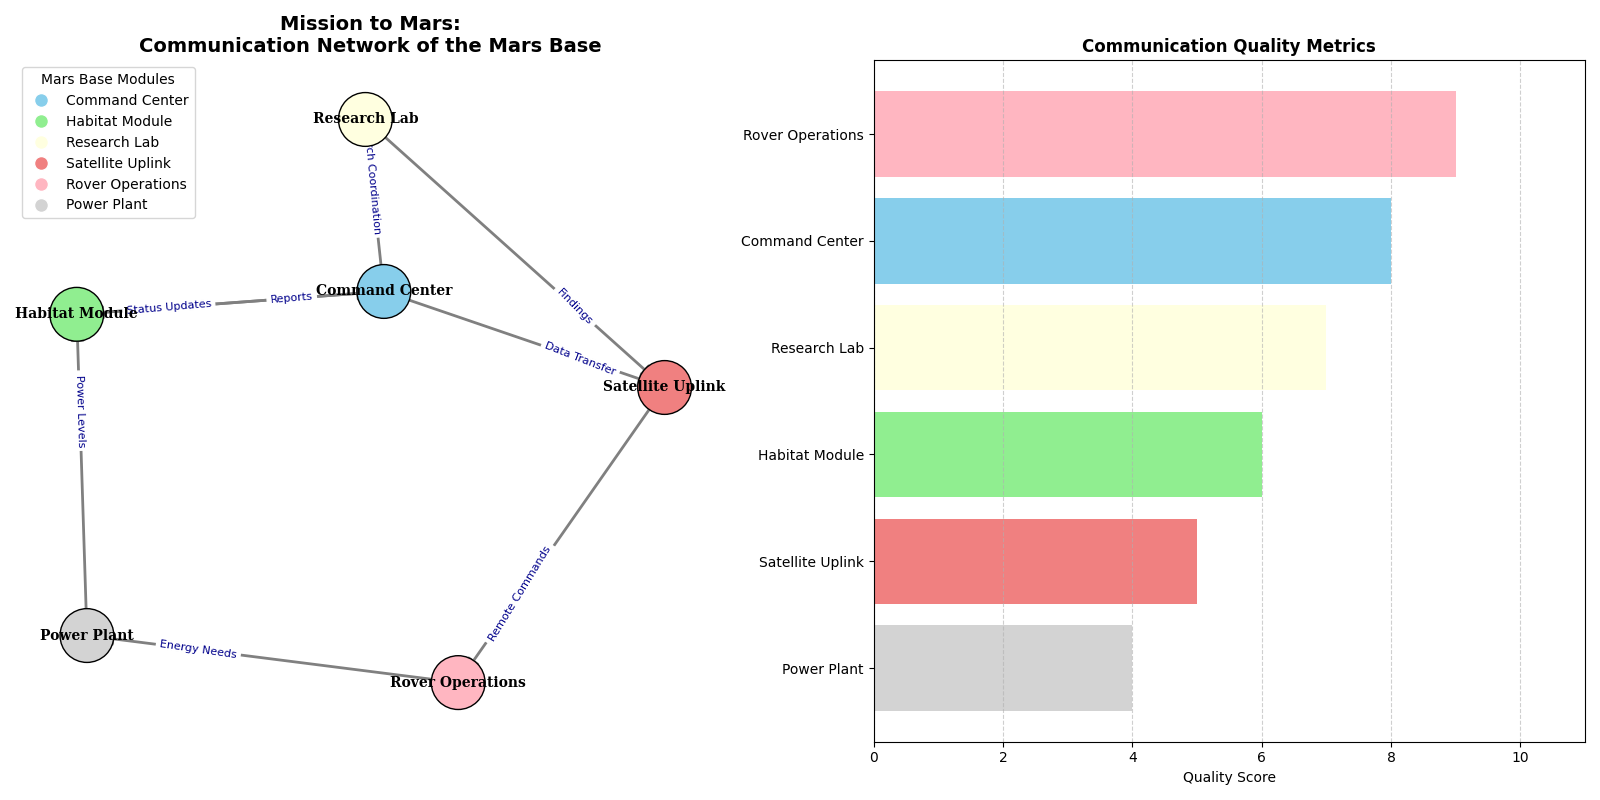

Here is the Python script that generated this plot:
import matplotlib.pyplot as plt
import networkx as nx
import numpy as np

# Define modules (nodes)
modules = [
    "Command Center", "Habitat Module", "Research Lab", 
    "Satellite Uplink", "Rover Operations", "Power Plant"
]

# Define the communication channels (directed edges)
communication_links = [
    ("Command Center", "Habitat Module"),
    ("Command Center", "Research Lab"),
    ("Command Center", "Satellite Uplink"),
    ("Habitat Module", "Command Center"),
    ("Research Lab", "Satellite Uplink"),
    ("Satellite Uplink", "Rover Operations"),
    ("Rover Operations", "Power Plant"),
    ("Power Plant", "Habitat Module")
]

# Create a directed graph
G = nx.DiGraph()
G.add_nodes_from(modules)
G.add_edges_from(communication_links)

# Position nodes using a spring layout
pos = nx.spring_layout(G, seed=42)

# Node colors based on module type
module_colors = {
    "Command Center": "skyblue", 
    "Habitat Module": "lightgreen", 
    "Research Lab": "lightyellow",
    "Satellite Uplink": "lightcoral", 
    "Rover Operations": "lightpink", 
    "Power Plant": "lightgray"
}
node_colors = [module_colors[module] for module in G.nodes]

# Edge labels with direction descriptions
edge_labels = {
    ("Command Center", "Habitat Module"): "Status Updates",
    ("Command Center", "Research Lab"): "Research Coordination",
    ("Command Center", "Satellite Uplink"): "Data Transfer",
    ("Habitat Module", "Command Center"): "Reports",
    ("Research Lab", "Satellite Uplink"): "Findings",
    ("Satellite Uplink", "Rover Operations"): "Remote Commands",
    ("Rover Operations", "Power Plant"): "Energy Needs",
    ("Power Plant", "Habitat Module"): "Power Levels"
}

# Communication quality metrics for additional subplot - sorted in descending order
communication_quality = [8, 6, 7, 5, 9, 4,]
sorted_indices = np.argsort(communication_quality)[::-1]
sorted_modules = [modules[i] for i in sorted_indices]
sorted_qualities = [communication_quality[i] for i in sorted_indices]

# Create the plot with a grid layout
fig, axs = plt.subplots(1, 2, figsize=(16, 8))

# Original network plot
axs[0].set_title("Mission to Mars:\nCommunication Network of the Mars Base", fontsize=14, fontweight='bold')
nx.draw_networkx_nodes(G, pos, node_size=1500, node_color=node_colors, edgecolors='black', ax=axs[0])
nx.draw_networkx_edges(G, pos, arrowstyle='-|>', arrowsize=20, edge_color='gray', width=2, ax=axs[0])
nx.draw_networkx_labels(G, pos, font_size=10, font_family="serif", font_weight='bold', ax=axs[0])
nx.draw_networkx_edge_labels(G, pos, edge_labels=edge_labels, font_color='darkblue', font_size=8, label_pos=0.3, ax=axs[0])

# Adjusting the legend: Use colors that match the node colors for modules
axs[0].legend(
    handles=[plt.Line2D([0], [0], marker='o', color='w', markerfacecolor=color, markersize=10, label=module)
             for module, color in module_colors.items()],
    title='Mars Base Modules',
    loc='upper left'
)
axs[0].axis('off')

# Sorted Communication Quality Bar Chart
axs[1].barh(sorted_modules, sorted_qualities, color=[module_colors[module] for module in sorted_modules])
axs[1].set_title("Communication Quality Metrics", fontsize=12, fontweight='bold')
axs[1].set_xlabel("Quality Score")
axs[1].set_xlim(0, max(communication_quality) + 2)
axs[1].invert_yaxis()
axs[1].grid(axis='x', linestyle='--', alpha=0.6)

# Adjust layout for visualization
plt.tight_layout()
plt.show()
